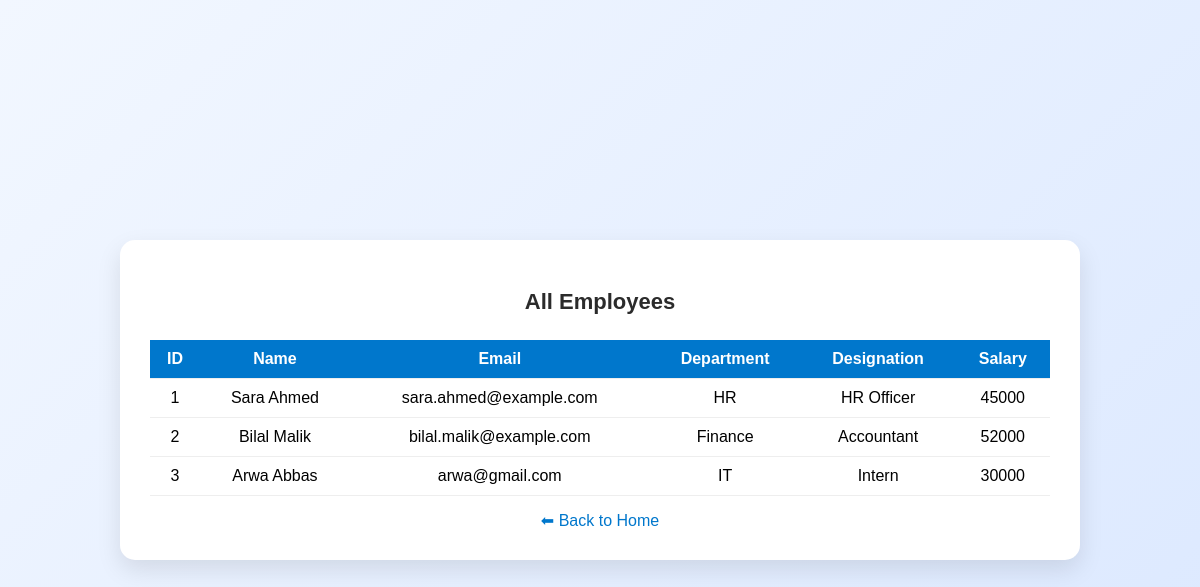
Screenshot of /pages/view_employee.php with the database file from the repository.
### tables this page shows
CREATE TABLE `employees` (
  `id` int(11) NOT NULL,
  `name` varchar(100) NOT NULL,
  `email` varchar(100) NOT NULL,
  `department` varchar(50) NOT NULL,
  `designation` varchar(50) NOT NULL,
  `salary` int(11) NOT NULL,
  `created_at` timestamp NOT NULL DEFAULT current_timestamp() ON UPDATE current_timestamp()
);

### pages/view_employee.php (the view, shortened to what this page needs)
<?php include('../connection/connection.php'); ?>
<!DOCTYPE html>
<html>
<head>
    <link rel="stylesheet" href="../assets/style.css">
</head>
<body>
<div class="container large">
    <h2>All Employees</h2>
    <table>
        <tr>
            <th>ID</th>
            <th>Name</th>
            <th>Email</th>
            <th>Department</th>
            <th>Designation</th>
            <th>Salary</th>
        </tr>
        <?php
        $stmt = $pdo->query("SELECT * FROM employees");
        while ($row = $stmt->fetch(PDO::FETCH_ASSOC)) {
            echo "<tr>
                    <td>{$row['id']}</td>
                    <td>{$row['name']}</td>
                    <td>{$row['email']}</td>
                    <td>{$row['department']}</td>
                    <td>{$row['designation']}</td>
                    <td>{$row['salary']}</td>
                  </tr>";
        }
        ?>
    </table>
    <a href="../index.php" class="back-btn">⬅ Back to Home</a>
</div>
</body>
</html>

### assets/style.css (style rules this page uses)
body { font-family: 'Poppins', sans-serif; background: linear-gradient(135deg, #f2f7ff, #dbe8ff); margin: 0; padding: 0; display: flex; justify-content: center; align-items: center; height: 100vh; }
.container { background: white; width: 420px; padding: 40px 35px; border-radius: 15px; box-shadow: 0 10px 25px rgba(0, 0, 0, 0.1); text-align: center; }
.container h2 { margin-bottom: 25px; color: #2b2b2b; font-size: 22px; font-weight: 600; }
.back-btn { display: inline-block; margin-top: 15px; color: #0077cc; text-decoration: none; font-weight: 500; }
table { width: 100%; border-collapse: collapse; margin-top: 15px; }
table th, table td { padding: 10px; border-bottom: 1px solid #eee; }
table th { background-color: #0077cc; color: white; }
.container.large { width: 90%; max-width: 900px; padding: 30px; }
.container.large table { width: 100%; border-radius: 10px; overflow-x: auto; }

### rows the page displays
employees: id "1", name "Sara Ahmed", email "sara.ahmed@example.com", department "HR", designation "HR Officer", salary "45000"
employees: id "2", name "Bilal Malik", email "bilal.malik@example.com", department "Finance", designation "Accountant", salary "52000"
employees: id "3", name "Arwa Abbas", email "arwa@gmail.com", department "IT", designation "Intern", salary "30000"
